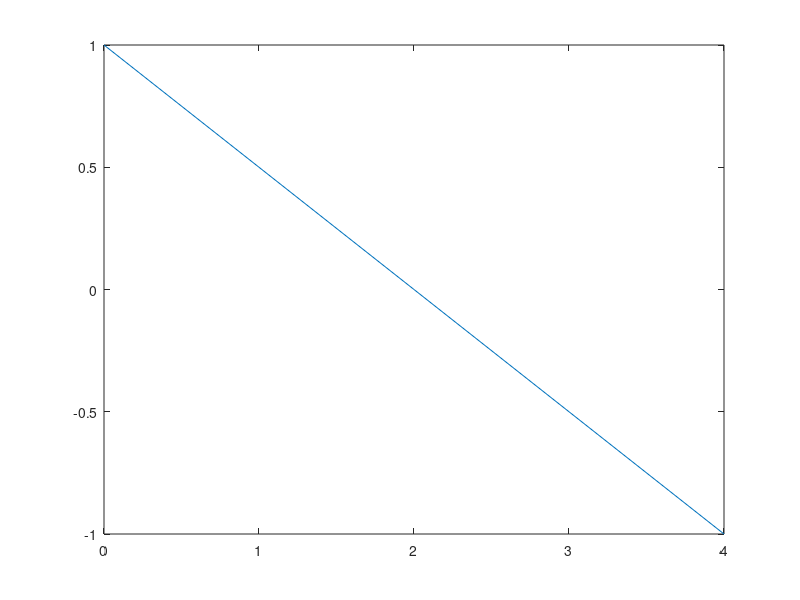

This figure's MATLAB source:
clear;

N = 5;
A = zeros(N,N);

for i = 1:N
    if i==1
        A(1,1) = 1;
    elseif i==N
        A(N,N)=1;
    else
        A(i,i) = -2;
        A(i,i-1) = 1;
        A(i,i+1) = 1;
    end
end

b = zeros(N,1);
b(1,1)=1;
b(N,1)=-1;

x = A \ b;

l = [0:1:N-1];
plot(l,x)